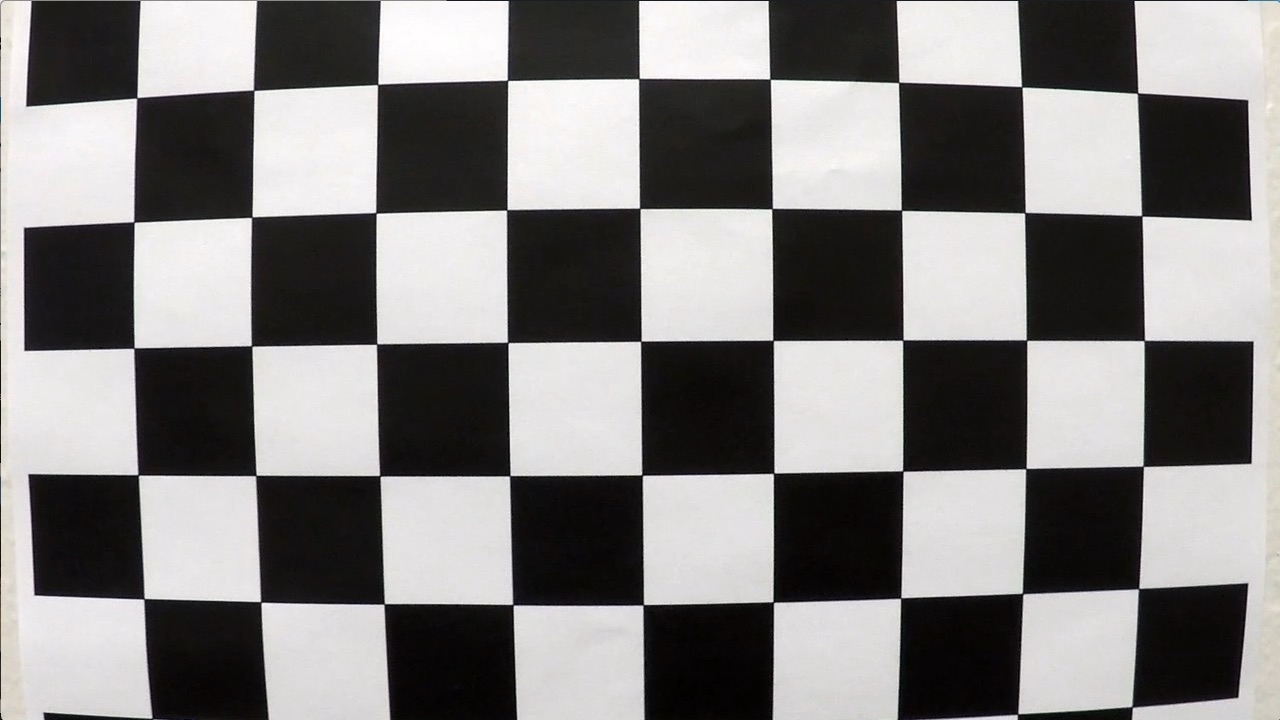
#> input picture Calibration, Filtering, and Segmentation/cali_img/calibration1.jpg, 1280 x 720 px; its folder holds 4 pictures in this run
$ python ex1_findChessboardCorners.py
#> lines starting #> are read from the running program, lines starting #| are printed output that depends on the picture
import numpy as np
import cv2
import matplotlib.pyplot as plt
import matplotlib.image as mpimg
import glob

# prepare object points
nx = 8#TODO: enter the number of inside corners in x
ny = 6#TODO: enter the number of inside corners in y

# Make a list of calibration images
images = glob.glob('./cali_img/*.jpg')

for i in range(len(images)):
    # Select any index to grab an image from the list
    idx = 0
    # Read in the image
    img = mpimg.imread(images[i])
#> img is the input picture: shape (720, 1280, 3); mean R, G, B 130.1, 128.4, 127.8
    plt.imshow(img)

    # Convert to grayscale
    gray = cv2.cvtColor(img, cv2.COLOR_RGB2GRAY)

    # Find the chessboard corners
    ret, corners = cv2.findChessboardCorners(gray, (nx, ny), None)
#> ret = False; corners = None

    # If found, draw corners
    if ret == True:
        # Draw and display the corners
        print("corner found")
        cv2.drawChessboardCorners(img, (nx, ny), corners, ret)
        plt.imshow(img)
        plt.show()
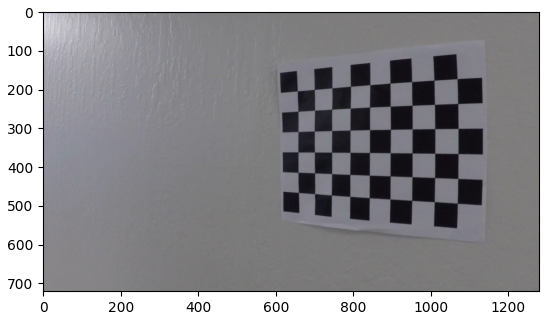
#> figure drawn by matplotlib, 1 panel
